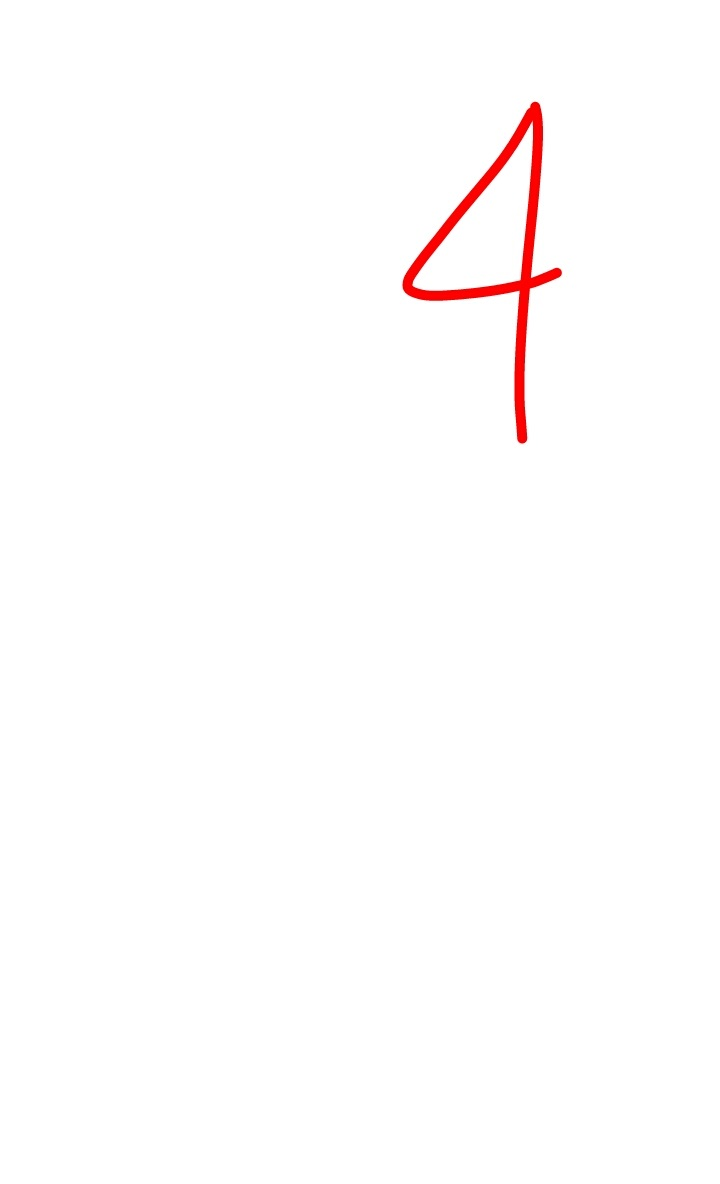
#> input picture Utility/sampleImageFromAndroidApp.png, 720 x 1184 px
$ python -i ImageProcessing0.py   (imports and definitions only)   (Python 2 division)   (older library calls are emulated)
#> lines starting #> are read from the running program, lines starting #| are printed output that depends on the picture; after the words box and inside, x2 and y2 are one past the last pixel; in counts of white or black regions, pixels touching at a corner belong together
import os
import cv2
import random
import numpy as np
from PIL import Image


# [16 lines of commented-out code are left out]
def pixelToImage(pixels,name = "temp"):
    try:
        sample = np.array(np.uint8(pixels)).reshape(28,28)
        im = Image.fromarray(sample)
        im.save('../temp/Images/' + name + '.png')
        return True
    except:
        return False

# Converts Image to Pixel Intensity Values
def imageToPixel(imgPath):
    # imgPath = extract_number(imgPath)
    pixels = np.uint8(np.asarray(Image.open(imgPath)).reshape(1,-1))
    return pixels

# Can't use this on ec2. Only for Debugging Purposes
def show_image(img):
	cv2.imshow("dst",img)
	cv2.waitKey()

# Extract number
def extract_number(imgPath, outputPath):
	#Reading the image file
#> called with imgPath = 'sampleImageFromAndroidApp.png', outputPath = 'out.png'
	img_original = cv2.imread(imgPath)
#> img_original is the input picture: shape (1184, 720, 3); mean B, G, R 252.9, 252.9, 254.8

	# Change the Original Image to Black and white, if not already
	if img_original.shape[2] == 3:
		img_bw  = cv2.cvtColor(img_original, cv2.COLOR_BGR2GRAY)

	# Thresholding - Segmentation using simple thresholding
	ret,thresh = cv2.threshold(img_bw,220,255,0)
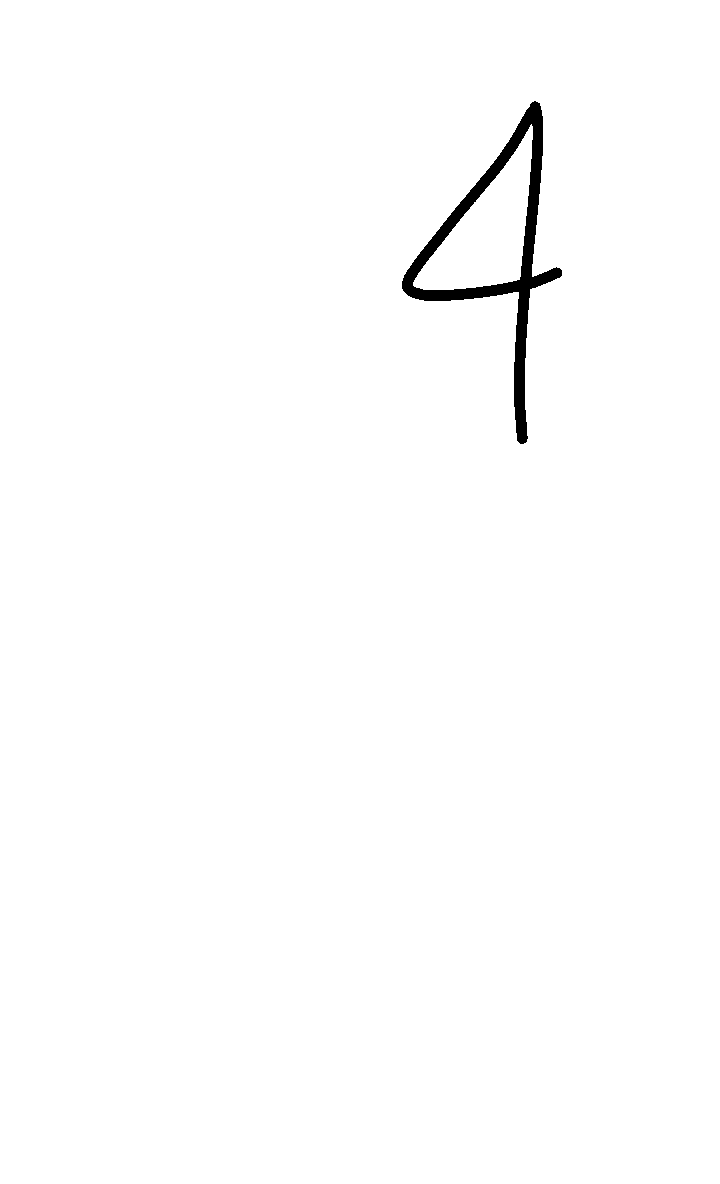
#> thresh: shape (1184, 720); 99.1% white; 1 black region
	#show_image(thresh)
	# Finding contours and hierarchy within them
	im,contours,hierarchy = cv2.findContours(thresh, cv2.RETR_TREE , cv2.CHAIN_APPROX_SIMPLE)
#> contours = 3 contours; box (x1, y1, x2, y2) and area: (0, 0, 720, 1184) 850577, (401, 100, 563, 445) 17054, (413, 124, 533, 290) 8804

	digits = []

	# Finding all the relevant contours - out of all the contours based on the hierarchy
	for contour_idx in range(len(contours)):
		print "Inside Extract Number Function "+str(contour_idx)
		# Only select those contours which of level 1 in hierarchy
		if hierarchy[0][contour_idx][3] == 0:

			# Create a rectangular box for the contour
			x,y,w,h = cv2.boundingRect(contours[contour_idx])

			# Draw a rectangle on the original image
			cv2.rectangle(img_original,(x,y),(x+w,y+h),(0,255,0),2)

			# Crop the Contour
			cropped = cv2.bitwise_not(thresh[y:y+h,x:x+w])
			# show_image(cropped)
			#cropped = np.pad(cropped, [(5, ), (5, )], 'constant')
			a = cropped.shape
			height = a[0]
			width = a[1]


			_x = height if height > width else width
			_y = height if height > width else width

			square= np.zeros((_x,_y), np.uint8)

			new_squared_image_height_component_1 = (_y-height)/2
			new_squared_image_height_component_2 = _y-(_y-height)/2
			new_squared_image_width_component_1 = (_x-width)/2
			new_squared_image_width_component_2 = _x-(_x-width)/2

			width_difference = (new_squared_image_width_component_2 - new_squared_image_width_component_1) - width
			new_squared_image_width_component_1 = new_squared_image_width_component_1 + width_difference

			height_difference = (new_squared_image_height_component_2 - new_squared_image_height_component_1) - height
			new_squared_image_height_component_1 = new_squared_image_height_component_1 + height_difference

			square[new_squared_image_height_component_1:new_squared_image_height_component_2, new_squared_image_width_component_1:new_squared_image_width_component_2] = cropped

			#show_image(square)
			top_padding = 0
			for i in range(28):
				if max(square[0])>0:
					top_padding = i
					break

			square_height = square.shape[0]
			square_width = square.shape[1]

			if top_padding<square_height/5:
				new_square = np.zeros((square_width + ((square_height/5 - top_padding)*2) , square_height + ((square_height/5 - top_padding)*2)), np.uint8)
				new_square[((square_height/5 - top_padding)):square_height + ((square_height/5 - top_padding)),(square_height/5 - top_padding):square_width + (square_width/5 - top_padding)] = square

			kernel = np.ones((2,2), np.uint8)
			dilated_image = cv2.dilate(new_square,kernel)

			final_number = cv2.resize(dilated_image,(28,28),interpolation = cv2.INTER_AREA)

			kernel = np.ones((1,1), np.uint8)
			final_number = cv2.dilate(final_number,kernel)

			# final_number [final_number > 0] = 255

			#show_image(dilated_image)
			cv2.imwrite(outputPath+str(contour_idx + 1) + ".png",final_number)
			digits.append(outputPath+str(contour_idx + 1) + ".png")
#> this loop made 3 passes
#> (x, y, w, h, height, width, new_squared_image_height_component_1, new_squared_image_height_component_2) on pass 2: (401, 100, 162, 345, 345, 162, 0, 345)
#| Inside Extract Number Function 0
#| Inside Extract Number Function 1
#| Inside Extract Number Function 2
#> pass 2, in extract_number, `cropped = cv2.bitwise_not(thresh[y:y+h,x:x+w])`:
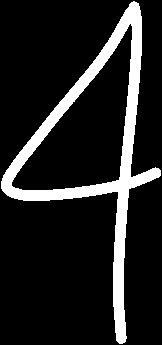
#> cropped: shape (345, 162); 13.6% white; 1 white region, box (x1, y1, x2, y2) and area: (1, 1, 161, 344) 7607
#> pass 2, in extract_number, `dilated_image = cv2.dilate(new_square,kernel)`:
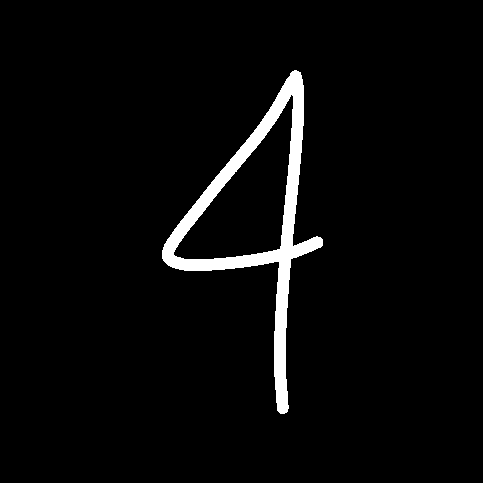
#> dilated_image: shape (483, 483); 3.6% white; 1 white region, box (x1, y1, x2, y2) and area: (162, 70, 323, 414) 8434
#> pass 2, in extract_number, `final_number = cv2.resize(dilated_image,(28,28),interpolation = cv2.IN..`:
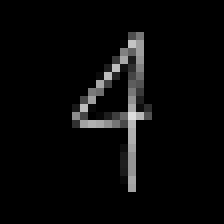
#> final_number: shape (28, 28) (shown 8 times larger); min 0, max 223, mean 9.2
#> after the loop:
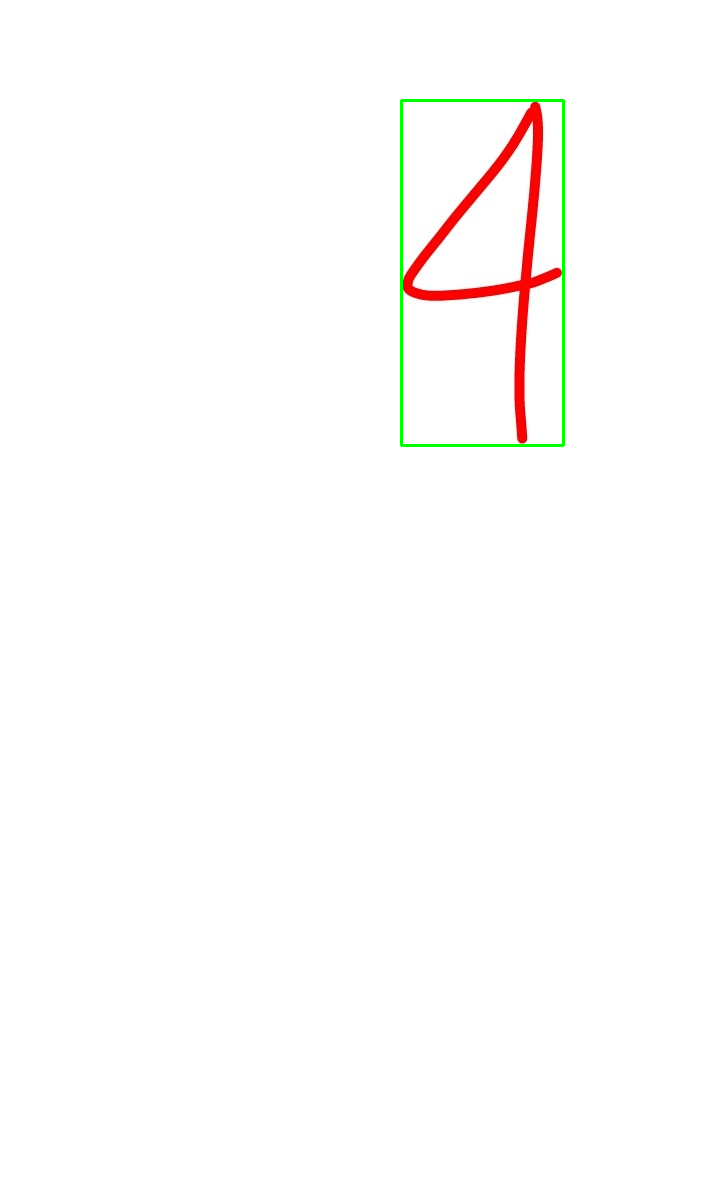
#> img_original: shape (1184, 720, 3); 0.36% of pixels changed, all inside (x1, y1, x2, y2) = (400, 99, 565, 447)
#> after the loop:
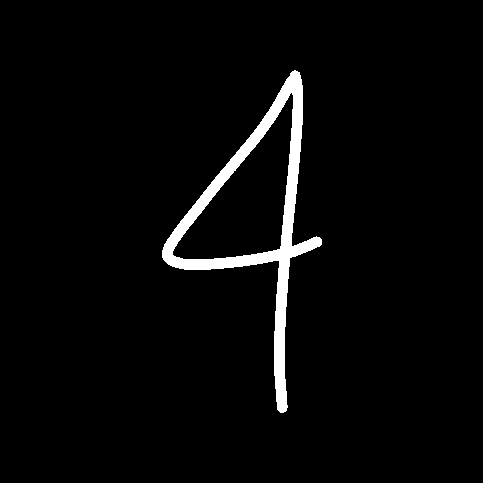
#> new_square: shape (483, 483); 3.3% white; 1 white region, box (x1, y1, x2, y2) and area: (162, 70, 322, 413) 7607
#> after the loop:
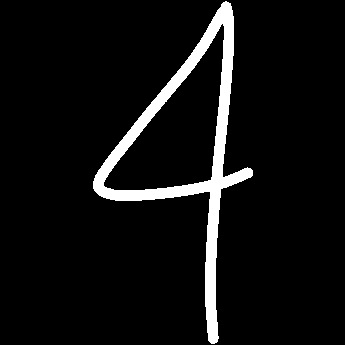
#> square: shape (345, 345); 6.4% white; 1 white region, box (x1, y1, x2, y2) and area: (93, 1, 253, 344) 7607
#> after the loop, digits = ['out.png2.png']

	return digits
	# [20 lines of commented-out code are left out]

>>> result = extract_number('sampleImageFromAndroidApp.png', 'out.png')
#> result = ['out.png2.png']
